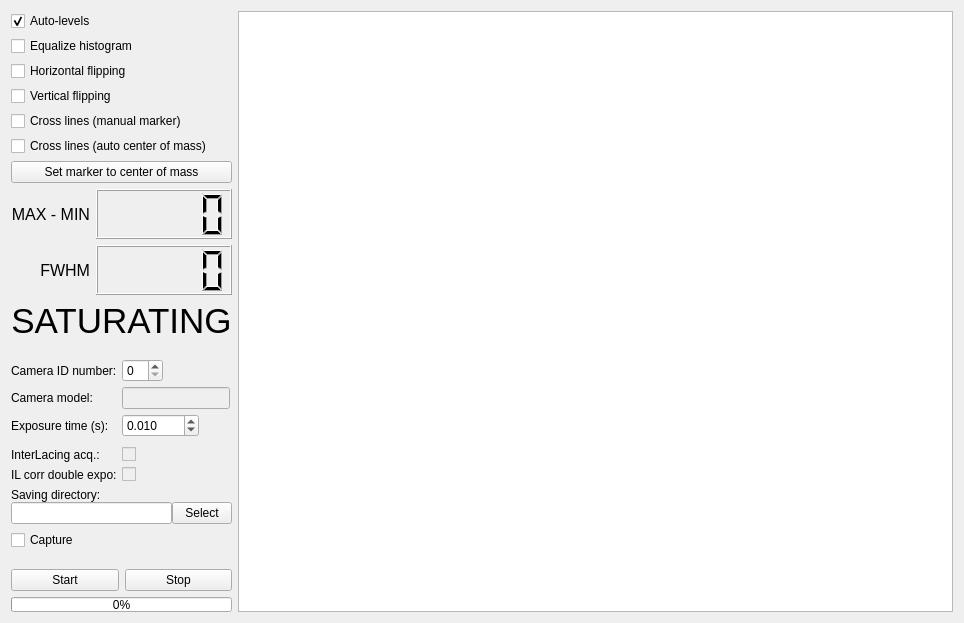
<?xml version="1.0" encoding="UTF-8"?>
<ui version="4.0">
 <class>starlightCapture</class>
 <widget class="QWidget" name="starlightCapture">
  <property name="geometry">
   <rect>
    <x>0</x>
    <y>0</y>
    <width>964</width>
    <height>623</height>
   </rect>
  </property>
  <property name="windowTitle">
   <string>Starlight Capture</string>
  </property>
  <property name="windowIcon">
   <iconset>
    <normaloff>icon.png</normaloff>icon.png</iconset>
  </property>
  <layout class="QGridLayout" name="gridLayout">
   <item row="0" column="0">
    <layout class="QVBoxLayout" name="verticalLayout">
     <item>
      <layout class="QVBoxLayout" name="verticalLayout_2">
       <property name="spacing">
        <number>5</number>
       </property>
       <item>
        <widget class="QCheckBox" name="autolevelsBox">
         <property name="text">
          <string>Auto-levels</string>
         </property>
         <property name="checked">
          <bool>true</bool>
         </property>
        </widget>
       </item>
       <item>
        <widget class="QCheckBox" name="eqHistBox">
         <property name="text">
          <string>Equalize histogram</string>
         </property>
        </widget>
       </item>
       <item>
        <widget class="QCheckBox" name="horizFlipCheckBox">
         <property name="text">
          <string>Horizontal flipping</string>
         </property>
        </widget>
       </item>
       <item>
        <widget class="QCheckBox" name="vertFlipCheckBox">
         <property name="text">
          <string>Vertical flipping</string>
         </property>
        </widget>
       </item>
       <item>
        <widget class="QCheckBox" name="crossLinesCheckBox">
         <property name="enabled">
          <bool>true</bool>
         </property>
         <property name="text">
          <string>Cross lines (manual marker)</string>
         </property>
         <property name="checked">
          <bool>false</bool>
         </property>
        </widget>
       </item>
       <item>
        <widget class="QCheckBox" name="crossLinesMaxCheckBox">
         <property name="text">
          <string>Cross lines (auto center of mass)</string>
         </property>
        </widget>
       </item>
       <item>
        <widget class="QPushButton" name="setCrossLinesToMaxButton">
         <property name="text">
          <string>Set marker to center of mass</string>
         </property>
        </widget>
       </item>
      </layout>
     </item>
     <item>
      <layout class="QGridLayout" name="gridLayout_2">
       <item row="0" column="1">
        <widget class="QLCDNumber" name="lcdAmplitude">
         <property name="sizePolicy">
          <sizepolicy hsizetype="Expanding" vsizetype="Minimum">
           <horstretch>0</horstretch>
           <verstretch>0</verstretch>
          </sizepolicy>
         </property>
         <property name="minimumSize">
          <size>
           <width>0</width>
           <height>50</height>
          </size>
         </property>
        </widget>
       </item>
       <item row="0" column="0">
        <widget class="QLabel" name="label_7">
         <property name="font">
          <font>
           <pointsize>12</pointsize>
          </font>
         </property>
         <property name="text">
          <string>MAX - MIN</string>
         </property>
         <property name="alignment">
          <set>Qt::AlignRight|Qt::AlignTrailing|Qt::AlignVCenter</set>
         </property>
        </widget>
       </item>
       <item row="1" column="1">
        <widget class="QLCDNumber" name="lcdFwhm">
         <property name="sizePolicy">
          <sizepolicy hsizetype="Expanding" vsizetype="Minimum">
           <horstretch>0</horstretch>
           <verstretch>0</verstretch>
          </sizepolicy>
         </property>
         <property name="minimumSize">
          <size>
           <width>0</width>
           <height>50</height>
          </size>
         </property>
         <property name="value" stdset="0">
          <double>0.000000000000000</double>
         </property>
        </widget>
       </item>
       <item row="1" column="0">
        <widget class="QLabel" name="label_8">
         <property name="font">
          <font>
           <pointsize>12</pointsize>
          </font>
         </property>
         <property name="text">
          <string>FWHM</string>
         </property>
         <property name="alignment">
          <set>Qt::AlignRight|Qt::AlignTrailing|Qt::AlignVCenter</set>
         </property>
        </widget>
       </item>
      </layout>
     </item>
     <item>
      <widget class="QLabel" name="satIndicator">
       <property name="font">
        <font>
         <pointsize>26</pointsize>
        </font>
       </property>
       <property name="text">
        <string>SATURATING</string>
       </property>
       <property name="alignment">
        <set>Qt::AlignCenter</set>
       </property>
      </widget>
     </item>
     <item>
      <spacer name="verticalSpacer_2">
       <property name="orientation">
        <enum>Qt::Vertical</enum>
       </property>
       <property name="sizeHint" stdset="0">
        <size>
         <width>20</width>
         <height>40</height>
        </size>
       </property>
      </spacer>
     </item>
     <item>
      <layout class="QFormLayout" name="formLayout">
       <property name="sizeConstraint">
        <enum>QLayout::SetFixedSize</enum>
       </property>
       <property name="fieldGrowthPolicy">
        <enum>QFormLayout::FieldsStayAtSizeHint</enum>
       </property>
       <property name="horizontalSpacing">
        <number>5</number>
       </property>
       <property name="verticalSpacing">
        <number>5</number>
       </property>
       <item row="0" column="0">
        <widget class="QLabel" name="label_2">
         <property name="text">
          <string>Camera ID number:</string>
         </property>
        </widget>
       </item>
       <item row="0" column="1">
        <widget class="QSpinBox" name="cameraID">
         <property name="maximumSize">
          <size>
           <width>16777215</width>
           <height>16777215</height>
          </size>
         </property>
        </widget>
       </item>
       <item row="1" column="0">
        <widget class="QLabel" name="label_4">
         <property name="text">
          <string>Camera model:</string>
         </property>
        </widget>
       </item>
       <item row="1" column="1">
        <widget class="QLineEdit" name="modelName">
         <property name="enabled">
          <bool>false</bool>
         </property>
        </widget>
       </item>
       <item row="2" column="0">
        <widget class="QLabel" name="label">
         <property name="text">
          <string>Exposure time (s):</string>
         </property>
        </widget>
       </item>
       <item row="2" column="1">
        <widget class="QDoubleSpinBox" name="exposureTime">
         <property name="decimals">
          <number>3</number>
         </property>
         <property name="minimum">
          <double>0.001000000000000</double>
         </property>
         <property name="maximum">
          <double>3600.000000000000000</double>
         </property>
         <property name="singleStep">
          <double>0.100000000000000</double>
         </property>
         <property name="value">
          <double>0.010000000000000</double>
         </property>
        </widget>
       </item>
       <item row="4" column="0">
        <widget class="QLabel" name="label_5">
         <property name="text">
          <string>InterLacing acq.:</string>
         </property>
        </widget>
       </item>
       <item row="4" column="1">
        <widget class="QCheckBox" name="ilAcq">
         <property name="enabled">
          <bool>false</bool>
         </property>
         <property name="text">
          <string/>
         </property>
        </widget>
       </item>
       <item row="5" column="0">
        <widget class="QLabel" name="label_6">
         <property name="text">
          <string>IL corr double expo:</string>
         </property>
        </widget>
       </item>
       <item row="5" column="1">
        <widget class="QCheckBox" name="ilDoubleExpo">
         <property name="enabled">
          <bool>false</bool>
         </property>
         <property name="text">
          <string/>
         </property>
        </widget>
       </item>
       <item row="3" column="1">
        <spacer name="verticalSpacer_3">
         <property name="orientation">
          <enum>Qt::Vertical</enum>
         </property>
         <property name="sizeType">
          <enum>QSizePolicy::Maximum</enum>
         </property>
         <property name="sizeHint" stdset="0">
          <size>
           <width>20</width>
           <height>10</height>
          </size>
         </property>
        </spacer>
       </item>
      </layout>
     </item>
     <item>
      <spacer name="verticalSpacer_4">
       <property name="orientation">
        <enum>Qt::Vertical</enum>
       </property>
       <property name="sizeType">
        <enum>QSizePolicy::Maximum</enum>
       </property>
       <property name="sizeHint" stdset="0">
        <size>
         <width>20</width>
         <height>1</height>
        </size>
       </property>
      </spacer>
     </item>
     <item>
      <layout class="QVBoxLayout" name="verticalLayout_3">
       <property name="spacing">
        <number>0</number>
       </property>
       <item>
        <widget class="QLabel" name="label_3">
         <property name="sizePolicy">
          <sizepolicy hsizetype="Fixed" vsizetype="Fixed">
           <horstretch>0</horstretch>
           <verstretch>0</verstretch>
          </sizepolicy>
         </property>
         <property name="text">
          <string>Saving directory:</string>
         </property>
        </widget>
       </item>
       <item>
        <layout class="QHBoxLayout" name="horizontalLayout_3">
         <property name="sizeConstraint">
          <enum>QLayout::SetFixedSize</enum>
         </property>
         <item>
          <widget class="QLineEdit" name="selectFileLineEdit"/>
         </item>
         <item>
          <widget class="QPushButton" name="selectFileBut">
           <property name="minimumSize">
            <size>
             <width>60</width>
             <height>0</height>
            </size>
           </property>
           <property name="maximumSize">
            <size>
             <width>50</width>
             <height>16777215</height>
            </size>
           </property>
           <property name="text">
            <string>Select</string>
           </property>
          </widget>
         </item>
        </layout>
       </item>
      </layout>
     </item>
     <item>
      <widget class="QCheckBox" name="captureBox">
       <property name="text">
        <string>Capture</string>
       </property>
      </widget>
     </item>
     <item>
      <spacer name="verticalSpacer">
       <property name="orientation">
        <enum>Qt::Vertical</enum>
       </property>
       <property name="sizeHint" stdset="0">
        <size>
         <width>20</width>
         <height>40</height>
        </size>
       </property>
      </spacer>
     </item>
     <item>
      <layout class="QHBoxLayout" name="horizontalLayout_2">
       <item>
        <widget class="QPushButton" name="startBut">
         <property name="text">
          <string>Start</string>
         </property>
        </widget>
       </item>
       <item>
        <widget class="QPushButton" name="stopBut">
         <property name="text">
          <string>Stop</string>
         </property>
        </widget>
       </item>
      </layout>
     </item>
     <item>
      <widget class="QProgressBar" name="progressBar">
       <property name="enabled">
        <bool>true</bool>
       </property>
       <property name="minimumSize">
        <size>
         <width>0</width>
         <height>15</height>
        </size>
       </property>
       <property name="maximumSize">
        <size>
         <width>16777215</width>
         <height>15</height>
        </size>
       </property>
       <property name="styleSheet">
        <string notr="true"/>
       </property>
       <property name="value">
        <number>0</number>
       </property>
       <property name="textVisible">
        <bool>true</bool>
       </property>
       <property name="invertedAppearance">
        <bool>false</bool>
       </property>
      </widget>
     </item>
    </layout>
   </item>
   <item row="0" column="2">
    <widget class="ImageView" name="image">
     <property name="sizePolicy">
      <sizepolicy hsizetype="Expanding" vsizetype="Expanding">
       <horstretch>1</horstretch>
       <verstretch>1</verstretch>
      </sizepolicy>
     </property>
     <property name="minimumSize">
      <size>
       <width>600</width>
       <height>450</height>
      </size>
     </property>
    </widget>
   </item>
  </layout>
 </widget>
 <customwidgets>
  <customwidget>
   <class>ImageView</class>
   <extends>QGraphicsView</extends>
   <header>pyqtgraph</header>
  </customwidget>
 </customwidgets>
 <resources/>
 <connections/>
</ui>
